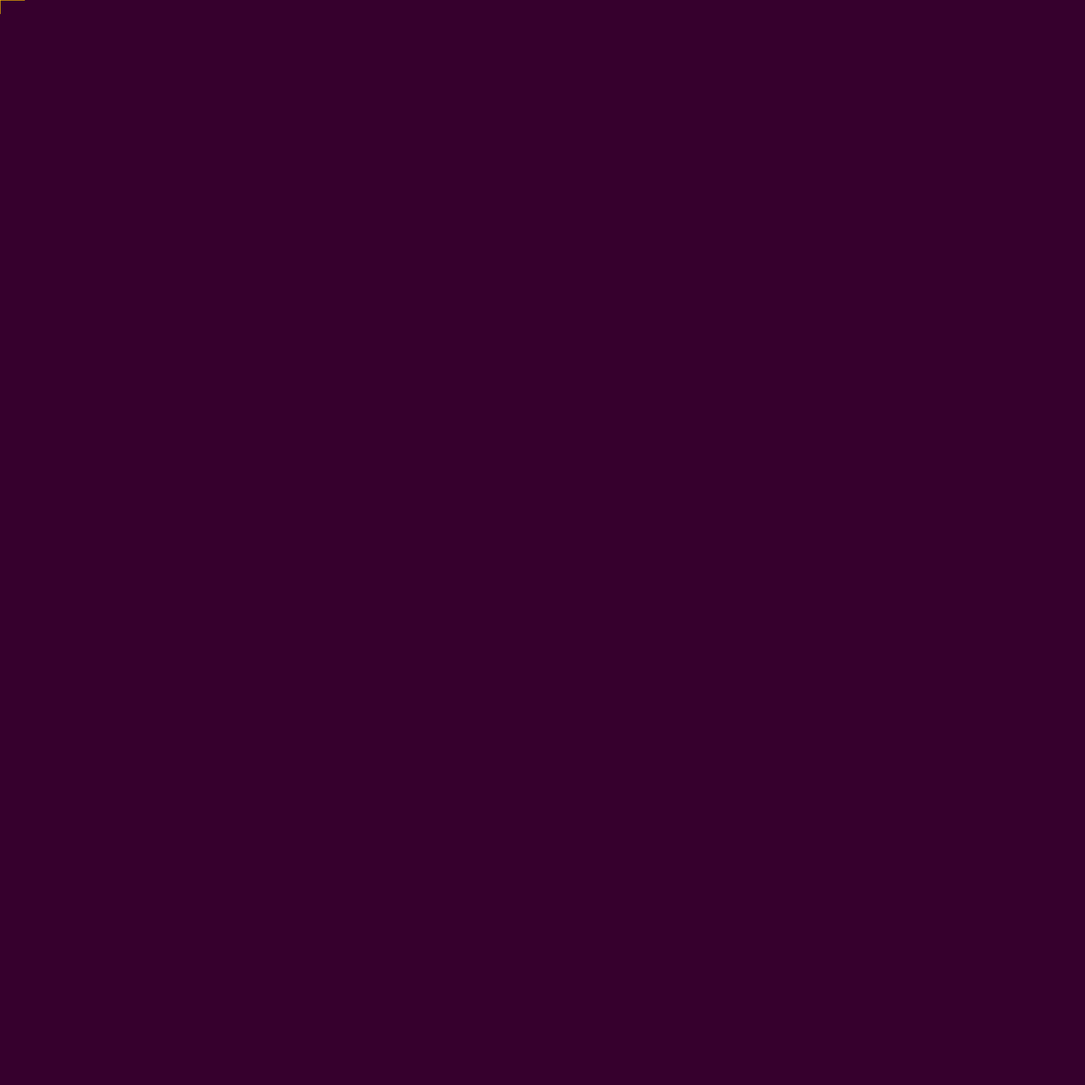
Frame 1 (no input)
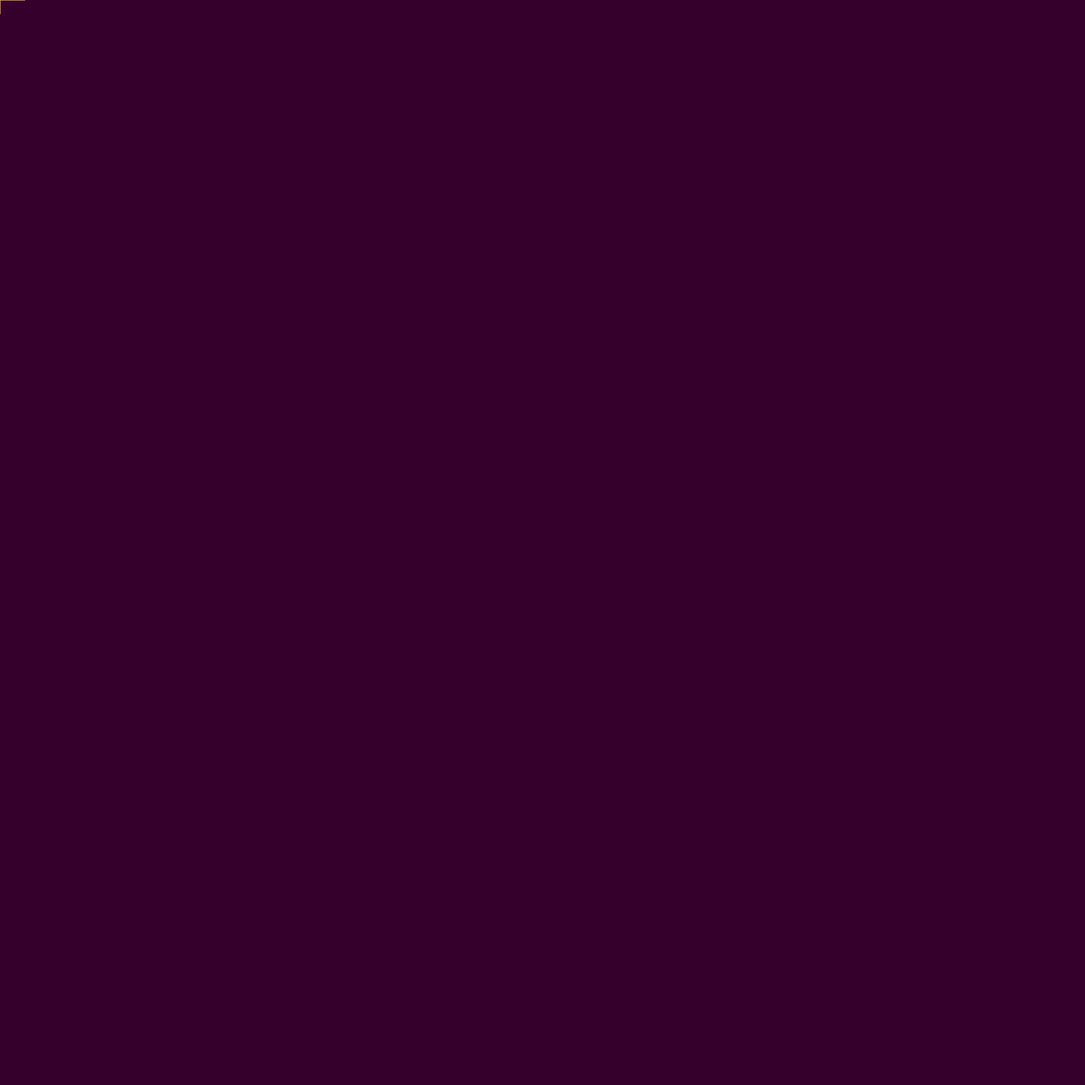
Frame 60 (the mouse pressed at the canvas centre just before this capture)
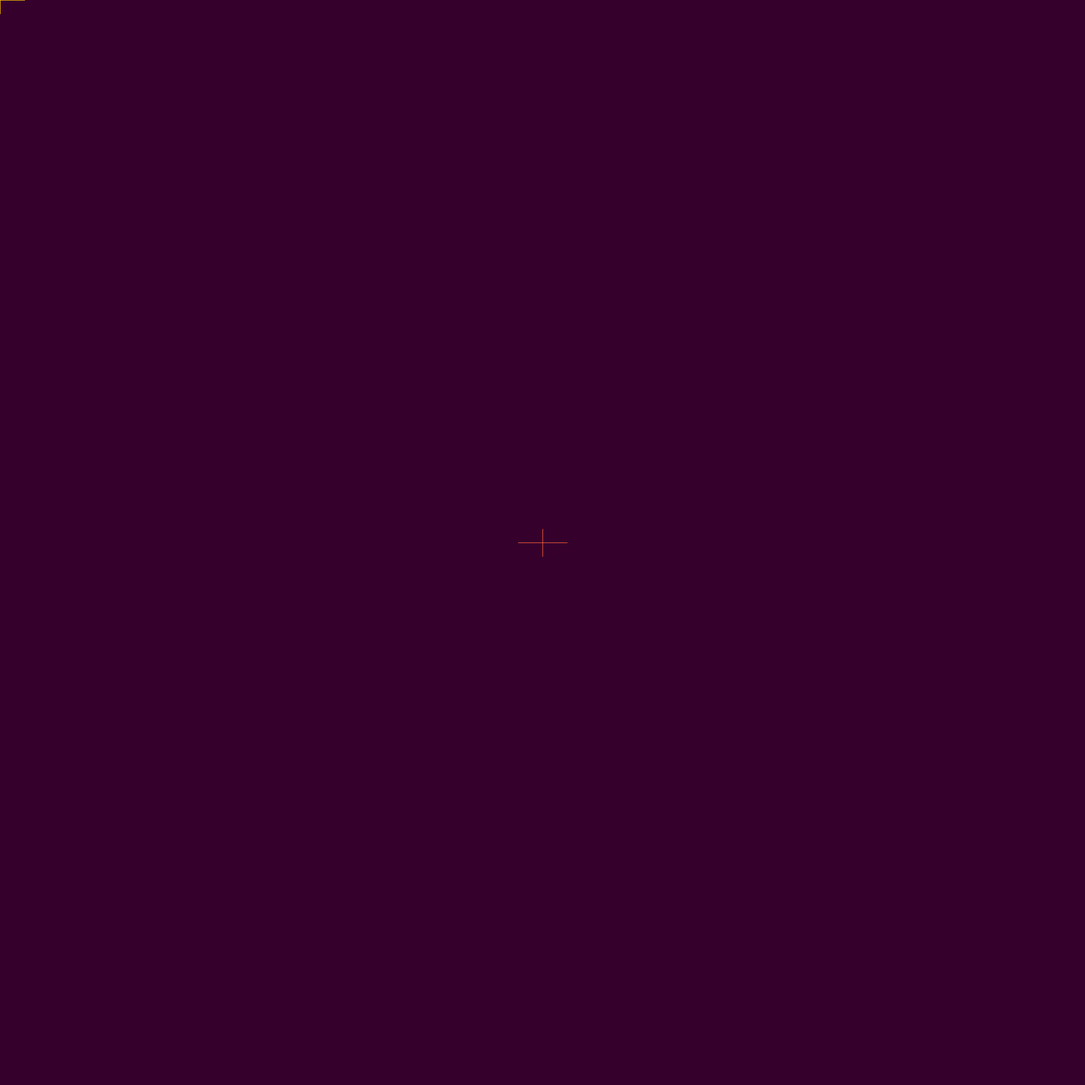
Frame 120 (the mouse held since frame 60 and released just before this capture)

The Processing sketch that drew these frames (run headless with seeded random() and noise(); from frame 60 on, the mouse is pressed at the canvas centre):

// Processing sketch: processing_12288
// ── processing_12288.pde

//  Lao De Lozada 
// Sept. 16 1210

/**
 * Click. 
 * 
 * Move the mouse to position the shape. 
 * Press the mouse button to invert the color. 
 */


void setup() {
  size(2000, 2000);
  fill(245);
  background(54,0,45);
}

void draw() {
  //must have two == or it wont work
  if(mousePressed==true) {
    stroke(255,100,55);
  } else {
    stroke(250,190,0 );
  }
  //This controlls the width
  line(mouseX-45, mouseY, mouseX+45, mouseY);
  //This controlls the height.
  line(mouseX, mouseY-25, mouseX, mouseY+25); 
  if(mousePressed==false)
  {
    
                                                         
  }
}
